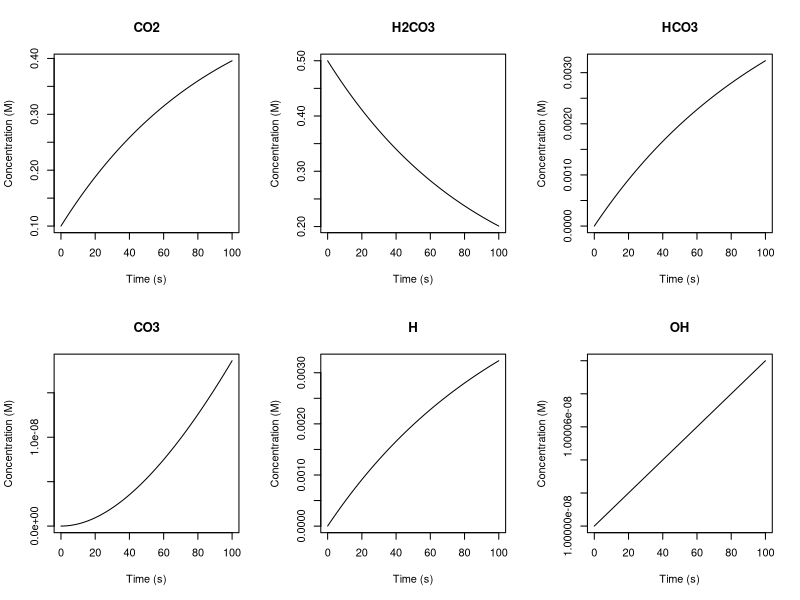

This chart was generated by the following R code:
# Load the deSolve package

setwd("F:/Model_Projects/Model_Projects_R/Micro_Greens/v.1/v.1.3")

library(deSolve)

k_data <- read.csv("Reaction_Parameters.csv")
species_data <- read.csv("Chemical_Nom.csv")

# Initialize an empty list to store the parameter values
parms <- list()

# Loop through the rows of the data frame
for(i in 1:nrow(k_data)) {
  
  # Extract the reaction code, kf, and kb values
  reaction_code <- k_data[i, "Reaction_Code"]
  kf <- k_data[i, "kf"]
  kb <- k_data[i, "kb"]
  
  # Assign the kf and kb values to dynamically created variables
  assign(paste0("k", reaction_code, "f"), kf)
  assign(paste0("k", reaction_code, "b"), kb)
  
  # Add the parameter values to the list
  parms[[paste0("k", reaction_code, "f")]] <- kf
  parms[[paste0("k", reaction_code, "b")]] <- kb
}

# initialize lists to hold state variable names and initial concentrations
state_vars <- list()
init_concs <- list()

# loop through each row of the species data
for (i in 1:nrow(species_data)) {
  
  # extract the state variable name and initial concentration from the current row
  state_var <- species_data[i, "Species_Code"]
  init_conc <- species_data[i, "Initial_Conc"]
  input_conc <- species_data[i, "Input_Conc"]
  
  # assign the initial concentration to the corresponding state variable in the model
  assign(paste0(state_var, "_0"), init_conc)
  
  # assign the input concentration to a constant multiple parameter
  assign(paste0("c", state_var), input_conc)
  
  # add the state variable name and initial concentration to the corresponding lists
  state_vars[[i]] <- state_var
  init_concs[[i]] <- init_conc
  
}

# Define the function for the system of differential equations
carbonate_eqs <- function(t, y, parms) {
  
  # Unpack the state variables
  CO2 <- y[1]
  H2CO3 <- y[2]
  HCO3 <- y[3]
  CO3 <- y[4]
  H <- y[5]
  OH <- y[6]
  
  # Unpack the rate constants
  k1f <- parms[1]
  k1b <- parms[2]
  k11f <- parms[3]
  k11b <- parms[4]
  k12f <- parms[5]
  k12b <- parms[6]
  kwf <- parms[7]
  kwb <- parms[8]
  
  # Calculate the reaction rates
  r1f <- k1f * CO2
  r1b <- k1b * H2CO3
  r11f <- k11f * H2CO3
  r11b <- k11b * H * HCO3
  r12f <- k12f * HCO3 - k12b * H * CO3
  r12b <- k12b * H * CO3
  rwf <- kwf
  rwb <- kwb * H * OH
  
  # Calculate the derivatives
  dCO2 <- -r1f + r1b
  dH2CO3 <- r1f + r11b - r1b - r11f
  dHCO3 <- r11f + r12b - r11b - r12f
  dCO3 <- r12f - r12b
  dH <- rwf - rwb - r11b + r11f
  dOH <- rwf - rwb
  
  # Return the derivatives as a list
  list(c(dCO2, dH2CO3, dHCO3, dCO3, dH, dOH))
}

# Set the initial state variables and rate constants
y0 <- c(CO2 = 0.1, H2CO3 = 0.5, HCO3 = 0.0, CO3 = 0.00, H = 1e-6, OH = 1e-8)
parms <- c(k1f = 1e-3, k1b = 1e-2, k11f = 1e-4, k11b = 1e-5, k12f = 1e-7, k12b = 1e-8, kwf = 1e-14, kwb = 1e-14)

# Set the time interval to simulate
t <- seq(0, 100, by = 0.1)

# Solve the system of differential equations using the ode solver in deSolve
out <- ode(y = y0, times = t, func = carbonate_eqs, parms = parms)

# Plot the results
plot(out, xlab = "Time (s)", ylab = "Concentration (M)")
